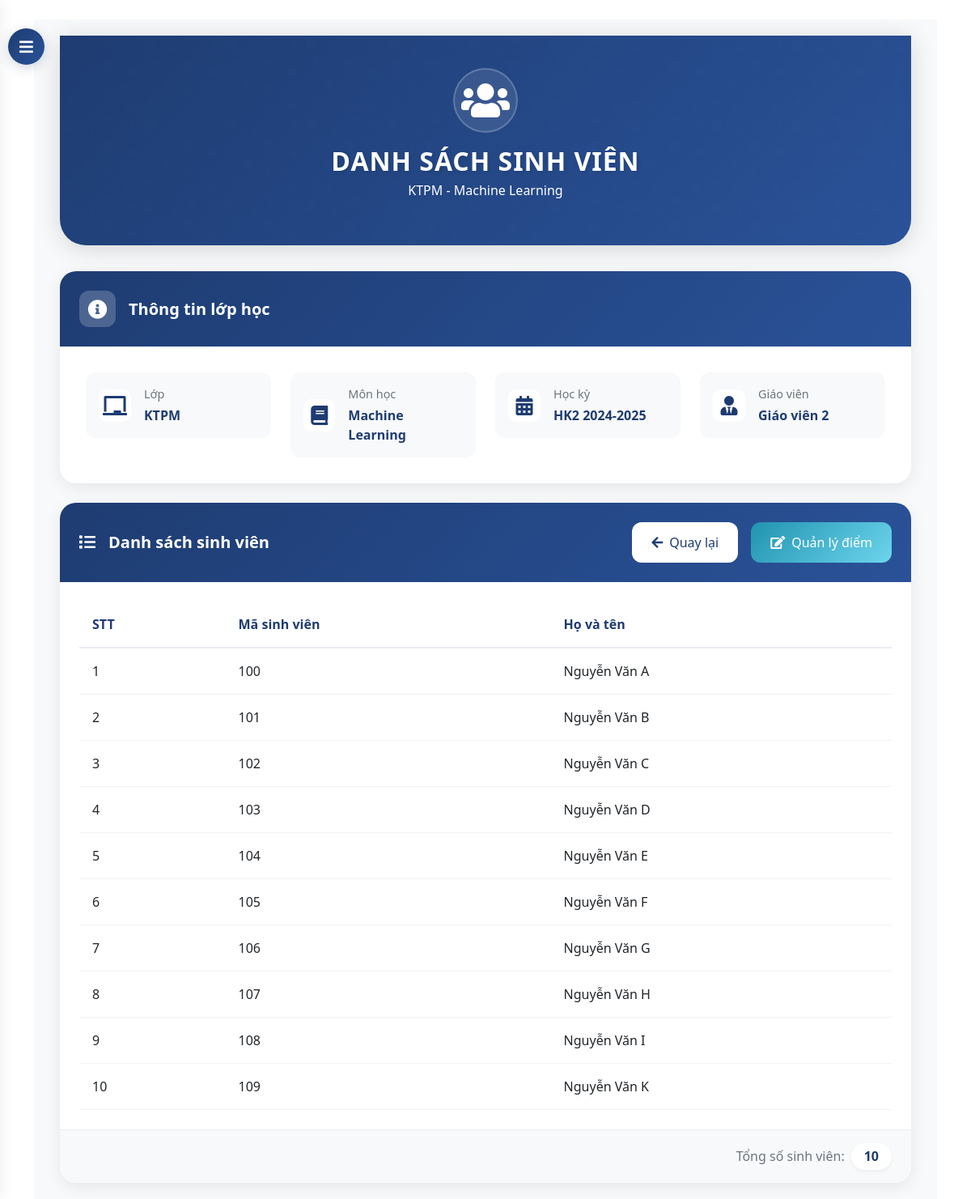
Page /teacher/assignments/21/students/ (signed in) on the committed database.
### core/models.py (models this page shows, shortened)
class TeacherAssignment(models.Model):
    teacher = models.ForeignKey(Teacher, on_delete=models.CASCADE)
    subject = models.ForeignKey(Subject, on_delete=models.CASCADE)
    classroom = models.ForeignKey(ClassRoom, on_delete=models.CASCADE)
    semester = models.ForeignKey(Semester, on_delete=models.CASCADE)
    class Meta:
        unique_together = ('teacher', 'subject', 'classroom', 'semester')

class ClassRoom(models.Model):
    class_code = models.CharField(max_length=10)
    name = models.CharField(max_length=100)
    students = models.ManyToManyField('Student', related_name='classrooms')

class Subject(models.Model):
    name = models.CharField(max_length=100)

class Semester(models.Model):
    name = models.CharField(max_length=50)  # e.g., "HK1 2022-2023"
    start_date = models.DateField()
    end_date = models.DateField()
    is_active = models.BooleanField(default=True)

class Teacher(models.Model):
    user = models.OneToOneField(User, on_delete=models.CASCADE)
    phone = models.CharField(max_length=15, blank=True, null=True)
    date_of_birth = models.DateField(blank=True, null=True)
    address = models.TextField(blank=True, null=True)
    is_active = models.BooleanField(default=True)
    fcm_token = models.TextField(blank=True, null=True)

class Student(models.Model):
    student_id = models.CharField(max_length=20, unique=True)
    name = models.CharField(max_length=100)
    phone = models.CharField(max_length=15, blank=True, null=True)
    user = models.OneToOneField(User, on_delete=models.SET_NULL, null=True, blank=True)

### core/views.py (the view)
# urls.py: path('teacher/assignments/<int:assignment_id>/students/', views.teacher_class_students, name='teacher_class_students'),
@login_required
@user_passes_test(is_teacher)
def teacher_class_students(request, assignment_id):
    assignment = get_object_or_404(TeacherAssignment, id=assignment_id)
    if assignment.teacher.user != request.user:
        return HttpResponseForbidden("Bạn không có quyền truy cập trang này.")
    students = assignment.classroom.students.all().order_by('name')
    return render(request, 'core/teacher/class_students.html', {
        'assignment': assignment,
        'students': students
    })

### core/views.py (called while the page is built)
def is_teacher(user):
    return hasattr(user, 'teacher')

### templates/core/teacher/class_students.html (shortened to what this page needs)
{% extends 'base.html' %}
{% block content %}
<button id="sidebarCollapse">
    <i class="fas fa-bars"></i>
</button>
<div id="content">
    <div class="container-fluid">
        <div class="hero-section">
            <div class="container">
                <div class="row justify-content-center text-center">
                    <div class="col-md-8">
                        <div class="hero-icon">
                            <i class="fas fa-users"></i>
                        </div>
                        <h1 class="hero-title">DANH SÁCH SINH VIÊN</h1>
                        <p class="hero-subtitle">{{ assignment.classroom.name }} - {{ assignment.subject.name }}</p>
                    </div>
                </div>
            </div>
        </div>
        <div class="row justify-content-center">
            <div class="col-12">
                <div class="info-card mb-4">
                    <div class="info-card-header">
                        <div class="icon-box">
                            <i class="fas fa-info-circle"></i>
                        </div>
                        <h5>Thông tin lớp học</h5>
                    </div>
                    <div class="info-card-body">
                        <div class="row g-4">
                            <div class="col-md-3">
                                <div class="info-item">
                                    <i class="fas fa-chalkboard"></i>
                                    <div class="info-content">
                                        <label>Lớp</label>
                                        <span>{{ assignment.classroom.name }}</span>
                                    </div>
                                </div>
                            </div>
                            <div class="col-md-3">
                                <div class="info-item">
                                    <i class="fas fa-book"></i>
                                    <div class="info-content">
                                        <label>Môn học</label>
                                        <span>{{ assignment.subject.name }}</span>
                                    </div>
                                </div>
                            </div>
                            <div class="col-md-3">
                                <div class="info-item">
                                    <i class="fas fa-calendar-alt"></i>
                                    <div class="info-content">
                                        <label>Học kỳ</label>
                                        <span>{{ assignment.semester.name }}</span>
                                    </div>
                                </div>
                            </div>
                            <div class="col-md-3">
                                <div class="info-item">
                                    <i class="fas fa-user-tie"></i>
                                    <div class="info-content">
                                        <label>Giáo viên</label>
                                        <span>{{ assignment.teacher.user.get_full_name }}</span>
                                    </div>
                                </div>
                            </div>
                        </div>
                    </div>
                </div>
                <div class="student-card">
                    <div class="student-card-header">
                        <div class="d-flex justify-content-between align-items-center">
                            <h5 class="card-title">
                                <i class="fas fa-list me-2"></i>Danh sách sinh viên
                            </h5>
                            <div class="action-buttons">
                                <a href="{% url 'teacher_dashboard' %}" class="btn-modern btn-return">
                                    <i class="fas fa-arrow-left"></i>
                                    <span>Quay lại</span>
                                </a>
                                <a href="{% url 'class_grades' assignment.id %}" class="btn-modern btn-grades">
                                    <i class="fas fa-edit"></i>
                                    <span>Quản lý điểm</span>
                                </a>
                            </div>
                        </div>
                    </div>
                    <div class="student-card-body">
                        <div class="table-container">
                            <table class="table custom-table">
                                <thead>
                                    <tr>
                                        <th>STT</th>
                                        <th>Mã sinh viên</th>
                                        <th>Họ và tên</th>
                                    </tr>
                                </thead>
                                <tbody>
                                    {% for student in students %}
                                    <tr>
                                        <td>{{ forloop.counter }}</td>
                                        <td>{{ student.student_id }}</td>
                                        <td>{{ student.name }}</td>
                                    </tr>
                                    {% endfor %}
                                </tbody>
                            </table>
                        </div>
                        <div class="student-count">
                            <span class="count-label">Tổng số sinh viên:</span>
                            <span class="count-number">{{ students|length }}</span>
                        </div>
                    </div>
                </div>
            </div>
        </div>
    </div>
</div>
{% endblock %}

### templates/base.html (style rules this page uses)
:root { --navbar-bg: #0d47a1; --navbar-hover: rgba(255, 255, 255, 0.1); }

### rows in the picture
TeacherAssignment: classroom.name "KTPM", subject.name "Machine Learning", semester.name "HK2 2024-2025", teacher.user.get_full_name "Giáo viên 2"
Student: student_id "100", name "Nguyễn Văn A"
Student: student_id "101", name "Nguyễn Văn B"
Student: student_id "102", name "Nguyễn Văn C"
Student: student_id "103", name "Nguyễn Văn D"
Student: student_id "104", name "Nguyễn Văn E"
Student: student_id "105", name "Nguyễn Văn F"
Student: student_id "106", name "Nguyễn Văn G"
Student: student_id "107", name "Nguyễn Văn H"
Student: student_id "108", name "Nguyễn Văn I"
Student: student_id "109", name "Nguyễn Văn K"

### other values in the picture
{{ students|length }} "10"
